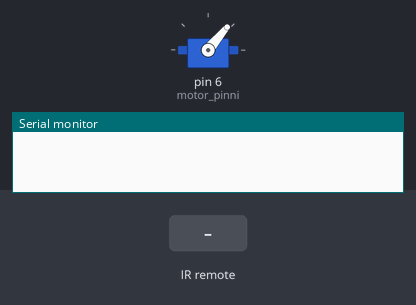
Bench run of a sketch on a simulated Arduino Uno, built with avr-gcc and run on an emulated ATmega328P. Shown: servo, the last lines printed to the serial monitor. The inputs (shaded band) are chosen by the test bench.

Above: at 1.2 s.
1.3 s: infrared code 0x4F5844BB received
At 1.65 s:
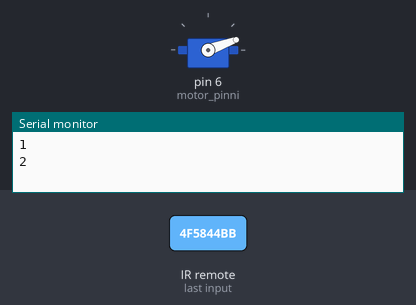
Timing chart, 0 to 4.3 s (numbered marks = the images above; inputs shaded):
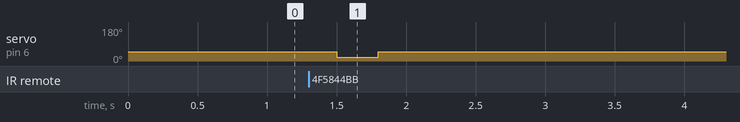

Measured:
- after the input at 1.3 s, servo on pin 6 (motor_pinni): 50° → 20° after 0.20 s, → 50° 0.30 s later

The sketch:

IR_takka_tari.ino
```cpp
/*Þetta forrit tekur við skipunum frá IR fjarstýringu og snýr svo servo mótor til þess að ýta á takka*/
#include <IRremote.h>//Það þarf library sem heitir IRRemote og er búið til af shirriff
#include <Servo.h> // Þetta sækir libraryið sem stjórnar mótornum og þarf ekkert exterrnal library

#define IR_PIN 10
#define LEDpin 12
#define motor_pinni 6 // pinninn sem ég nota til að stjórna mótornum

IRrecv irrecv(IR_PIN);
decode_results ircode;

Servo motor; // bý til tilvik af Servo klasanum

void setup(){
    Serial.begin(9600);
    irrecv.enableIRIn();
    motor.attach(motor_pinni);
    motor.write(50);
    motor.detach();
}

void IRControl(){
    if (ircode.value == 0x4F5844BB || ircode.value == 0x36 || ircode.value == 0x836){
        Serial.println("2");
        blink();
        takki();
    }
}

void takki(){
    motor.attach(motor_pinni);
    motor.write(20);
    delay(300);
    motor.write(50);
    delay(50);
    motor.detach();
}

void blink(){
    digitalWrite(LEDpin,HIGH);
    delay(100);
    digitalWrite(LEDpin,LOW);
    delay(100);
}

void loop(){
    if (irrecv.decode(&ircode)){
        Serial.println("1");
        IRControl();
        irrecv.resume();
    }
}
```
